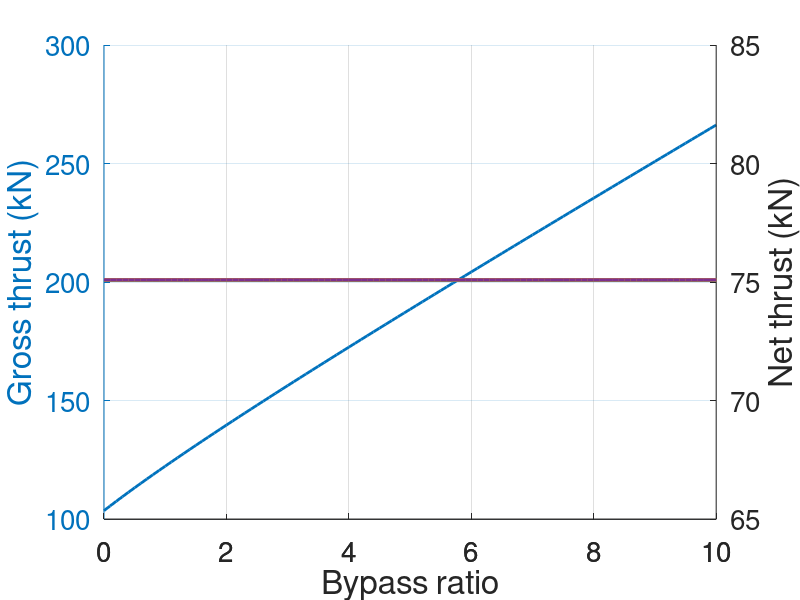
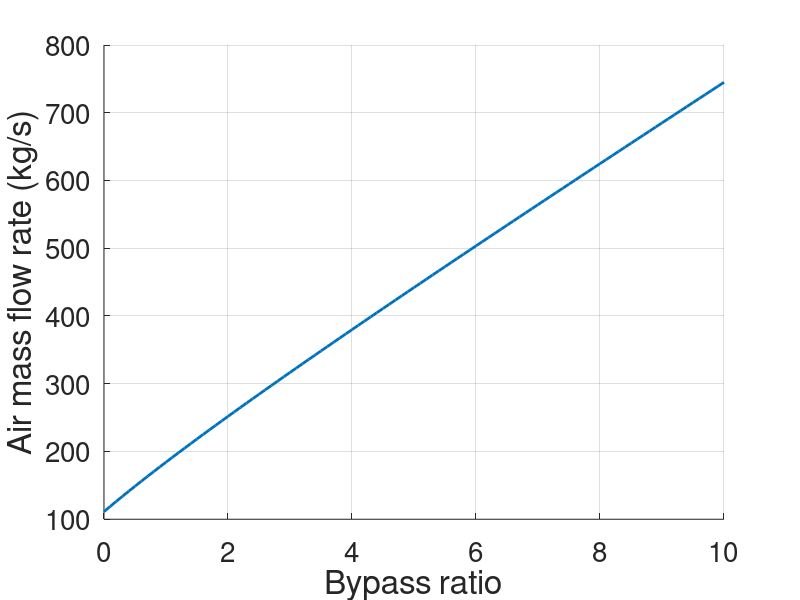

Write the MATLAB code that produced these figures, in order.
# ==============================================================================
# GIVEN:
# 1. NET THRUST (AT CRUISE CLIMB)
# 2. ENGINE PROPERTIES
# CALCULATE:
# 1. MASS FLOW RATE OF AIR (CORE AND BYPASS)
# 2. GROSS THRUST
# ------------------------------------------------------------------------------
# Nicholas Cumpsty, Jet propulsion (2005), Cambridge University Press.
# Page 75, Exercise 7.2(b).
# ------------------------------------------------------------------------------
# Author: Srinivas Kirthy K.
# Date: 06/03/2026
# ==============================================================================

clear all
close all
clc

engineData    = importdata('enginePropValues_vs_bypassRatio.dat');

engineNetThrust           = 75.1;   # Net thrust (kN)

engineBypRatio            = engineData(:,64);
engineGrossThrustSpec     = engineData(:,68);
engineNetThrustSpec       = engineData(:,69);

engineMdotAirCore         = (engineNetThrust)./engineNetThrustSpec;

engineGrossThrust         = (engineMdotAirCore).*engineGrossThrustSpec;

engineMdotAir             = (1+engineBypRatio).*engineMdotAirCore;

figure(1)
grid on
hold on
[hax, h1, h2] = plotyy(engineBypRatio,engineGrossThrust,engineBypRatio,engineNetThrust*(ones(length(engineBypRatio))))
set(hax,'Fontsize',20)
set([h1],'Linewidth',2)
set([h2],'Linewidth',2)
xlabel('Bypass ratio','Fontsize',24)
ylabel(hax(1),'Gross thrust (kN)','Fontsize',24)
ylabel(hax(2),'Net thrust (kN)','Fontsize',24)

figure(2)
grid on
hold on
plot(engineBypRatio,engineMdotAir,'Linewidth',2)
set(gca,'Fontsize',20)
xlabel('Bypass ratio','Fontsize',24)
ylabel('Air mass flow rate (kg/s)','Fontsize',24)
